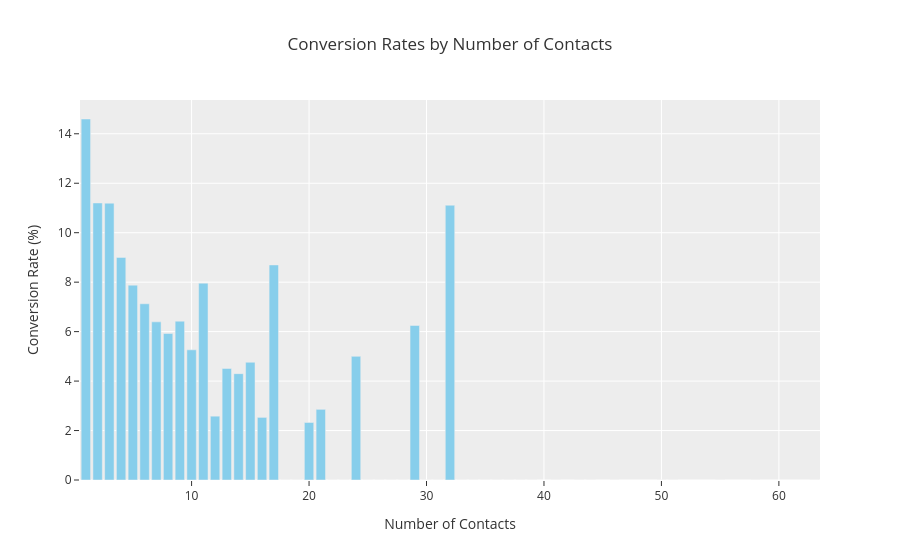

This figure's notebook cell:
### Code cell
plot_df = conversions_by_num_contacts.reset_index()
plot_df.columns = ['campaign', 'conversion_rate']

fig = px.bar(
    plot_df,
    x='campaign',
    y='conversion_rate',
    title='Conversion Rates by Number of Contacts',
    template='ggplot2',
    color_discrete_sequence=['skyblue']
)

fig.update_layout(
    xaxis_title='Number of Contacts',
    yaxis_title='Conversion Rate (%)'
)

fig.update_xaxes(showgrid=True)
fig.update_yaxes(showgrid=True)

fig.show()

### Figure 1 — Plotly figure (JSON) as saved in the notebook; plotly's stock layout.template omitted (floating-point values rounded to 4 significant figures)
{"data": [{"hovertemplate": "campaign=%{x}<br>conversion_rate=%{y}<extra></extra>", "legendgroup": "", "marker": {"color": "skyblue", "pattern": {"shape": ""}}, "name": "", "orientation": "v", "showlegend": false, "textposition": "auto", "type": "bar", "x": [1, 2, 3, 4, 5, 6, 7, 8, 9, 10, 11, 12, 13, 14, 15, 16, 17, 18, 19, 20, 21, 22, 23, 24, 25, 26, 27, 28, 29, 30, 31, 32, 33, 34, 35, 36, 37, 38, 39, 41, 43, 44, 46, 50, 51, 55, 58, 63], "xaxis": "x", "y": [14.6, 11.2, 11.19, 9.001, 7.88, 7.126, 6.395, 5.926, 6.422, 5.263, 7.96, 2.581, 4.511, 4.301, 4.762, 2.532, 8.696, 0.0, 0.0, 2.326, 2.857, 0.0, 0.0, 5.0, 0.0, 0.0, 0.0, 0.0, 6.25, 0.0, 0.0, 11.11, 0.0, 0.0, 0.0, 0.0, 0.0, 0.0, 0.0, 0.0, 0.0, 0.0, 0.0, 0.0, 0.0, 0.0, 0.0, 0.0], "yaxis": "y"}], "layout": {"barmode": "relative", "legend": {"tracegroupgap": 0}, "title": {"text": "Conversion Rates by Number of Contacts"}, "xaxis": {"anchor": "y", "domain": [0, 1], "showgrid": true, "title": {"text": "Number of Contacts"}}, "yaxis": {"anchor": "x", "domain": [0, 1], "showgrid": true, "title": {"text": "Conversion Rate (%)"}}}}
